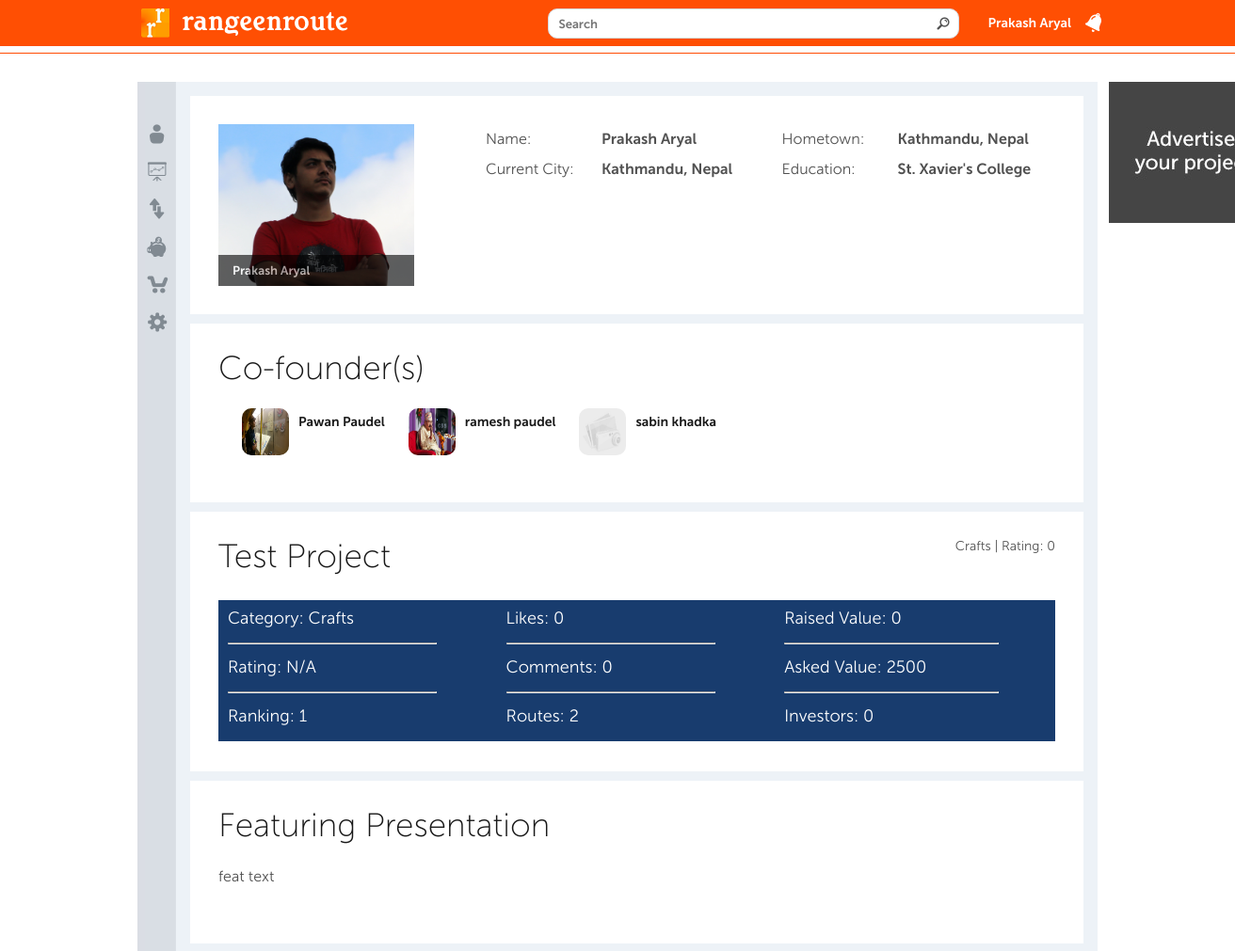
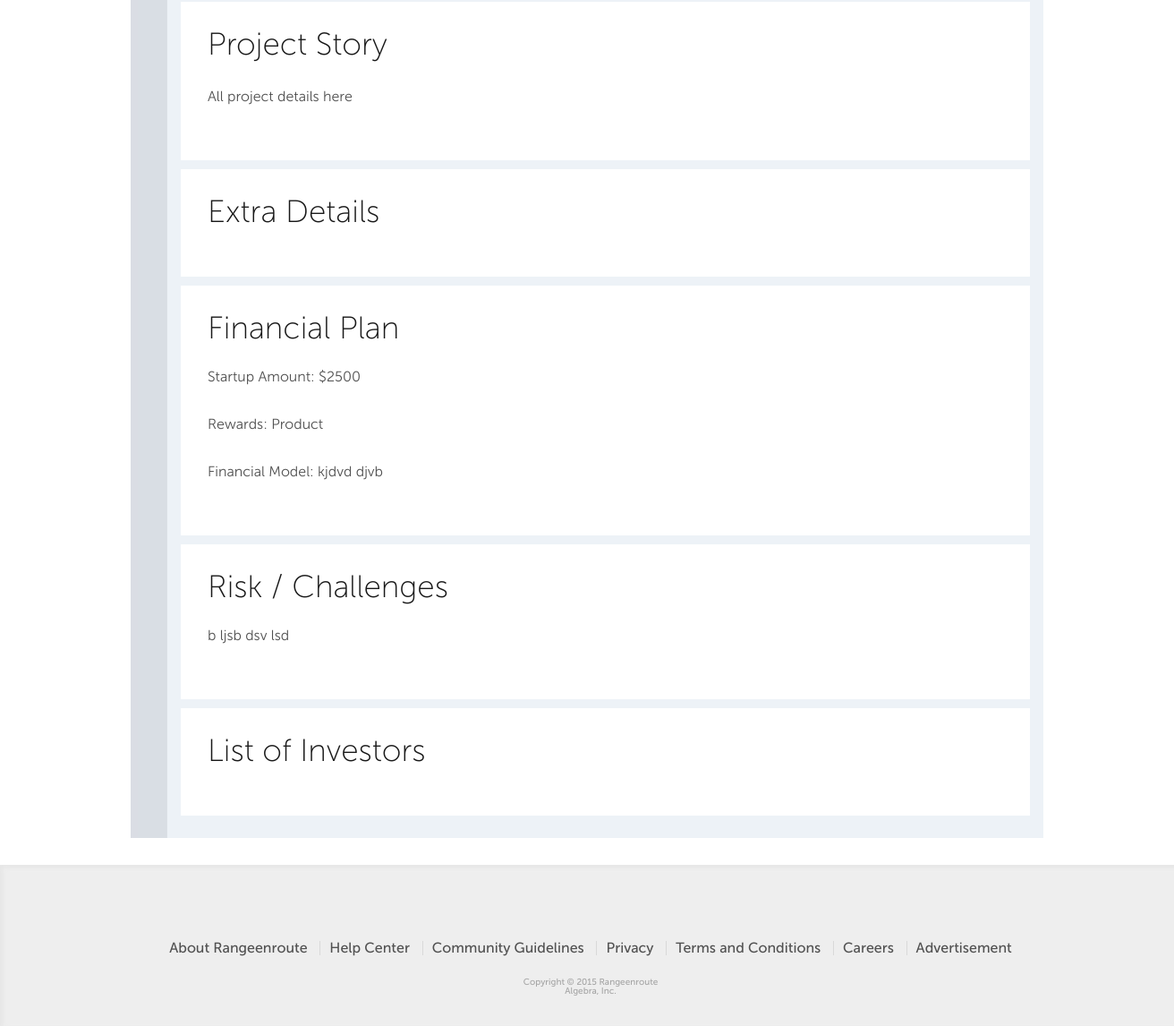
Screenshot of /project_details.php?pid=1 (signed in) with the database file from the repository (2 pictures, top to bottom).
### tables this page shows
CREATE TABLE IF NOT EXISTS `users` (
  `user_id` int(11) NOT NULL,
  `first_name` varchar(50) NOT NULL,
  `last_name` varchar(50) NOT NULL,
  `preferred_name` text NOT NULL,
  `display_name` text NOT NULL,
  `keep_preferred_only` int(11) NOT NULL DEFAULT '0',
  `keep_preferred_nickname` int(11) NOT NULL DEFAULT '0',
  `company_name` varchar(50) NOT NULL,
  `location` text NOT NULL,
  `email` varchar(50) NOT NULL,
  `password` varchar(150) NOT NULL,
  `user_type` int(11) NOT NULL,
  `user_level` int(11) NOT NULL DEFAULT '1',
  `birthday` date NOT NULL,
  `gender` int(11) NOT NULL DEFAULT '1',
  `college` text NOT NULL,
  `high_school` text NOT NULL,
  `school` text NOT NULL,
  `position` varchar(100) NOT NULL,
  `hometown` varchar(50) NOT NULL,
  `mailing_address` text NOT NULL,
  `alt_email` varchar(50) NOT NULL,
  `social_network` text NOT NULL,
  `phone` varchar(30) NOT NULL,
  `quotes` text NOT NULL,
  `about_me` text NOT NULL,
  `photo` varchar(50) NOT NULL,
  `created_on` timestamp NOT NULL DEFAULT CURRENT_TIMESTAMP,
  `updated_on` timestamp NULL DEFAULT NULL,
  `password_updated_on` timestamp NOT NULL DEFAULT '0000-00-00 00:00:00',
  `register_type` int(11) NOT NULL DEFAULT '1',
  `verified` int(11) NOT NULL DEFAULT '0',
  `verify_file` text NOT NULL,
  `balance` int(11) NOT NULL DEFAULT '0',
  `confirmed` int(11) NOT NULL DEFAULT '0'
);

CREATE TABLE IF NOT EXISTS `projects` (
  `project_id` int(11) NOT NULL,
  `project_title` text NOT NULL,
  `project_category` int(11) NOT NULL,
  `project_location` text NOT NULL,
  `featuring_type` varchar(10) NOT NULL,
  `featuring_id` int(11) NOT NULL,
  `thematic_type` varchar(10) NOT NULL,
  `thematic_id` int(11) NOT NULL,
  `details` text NOT NULL,
  `monetize` varchar(20) NOT NULL,
  `startup_amount` int(11) NOT NULL,
  `about_amount` text NOT NULL,
  `risk_amount` text NOT NULL,
  `privacy` varchar(50) NOT NULL,
  `reward` varchar(50) NOT NULL,
  `per_product_cost` decimal(60,0) NOT NULL,
  `equity_pc` decimal(60,0) NOT NULL,
  `status` int(11) NOT NULL DEFAULT '0',
  `created_on` timestamp NOT NULL DEFAULT CURRENT_TIMESTAMP,
  `created_by` int(11) NOT NULL,
  `avr_rating` float NOT NULL DEFAULT '0'
);

CREATE TABLE IF NOT EXISTS `project_categories` (
  `category_id` int(11) NOT NULL,
  `category_name` text NOT NULL,
  `is_optgroup` int(11) NOT NULL DEFAULT '0'
);

CREATE TABLE IF NOT EXISTS `featured_descriptions` (
  `description_id` int(11) NOT NULL,
  `project_id` int(11) NOT NULL,
  `user_id` int(11) NOT NULL,
  `content` text NOT NULL,
  `created_on` timestamp NOT NULL DEFAULT CURRENT_TIMESTAMP
);

### includes/libs/mysql/dbFunctions.php (called while the page is built, shortened)
<?php
class CDatabase {
    var $link;
    function CDatabase($db, $host = "localhost", $user = "", $pass = "") {
        if ($this->link = mysqli_connect($host, $user, $pass)) {
            return mysqli_select_db($this->link,$db);
        } else {
            return 0;
        }
    }
    function query($sql) {
        return mysqli_query( $this->link,$sql);
    }
    function num_rows($q) {
        return mysqli_num_rows($q);
    }
    function fetch_array($q, $result_type = MYSQL_ASSOC) {
        return mysqli_fetch_array($q, $result_type = MYSQLI_ASSOC);
    }
    function fetch_object($q) {
        return mysqli_fetch_object($q);
    }
    function free_result($q) {
        return mysqli_free_result($q);
    }
    function sql2array($sql, $keyField = '') {
        if ((empty($sql)) || (!($query = $this->query($sql)))) {
            return false;
        }
        if ($this->num_rows($query) < 1) {
            return false;
        }
        return $this->result2array($query, $keyField);
    }
    function result2array($q, $keyField = '') {
        $Result = array();
        while ($Data = $this->fetch_array($q)) {
            if (empty($keyField)) {
                $Result[] = $Data;
            } else {
                $Result[$Data[$keyField]] = $Data;
            }
        }
        return $Result;
    }
}
?>

### includes/config.php (called while the page is built, shortened)
<?php
require_once(DIR_LIBS . 'mysql/dbFunctions.php');
$db_con = new CDatabase(MYSQL_DATABASE, MYSQL_HOST, MYSQL_USER, MYSQL_PASSWORD);
?>

### includes/app/projects.php (called while the page is built, shortened)
<?php
function getProjectById($project_id) {
    global $db_con;
    $res = $db_con->query("SELECT * FROM `projects` WHERE `project_id` = " . $project_id . " LIMIT 1");
    return $db_con->fetch_array($res);
}
function getProjectCategoryById($category_id) {
    global $db_con;
    $query = 'SELECT `category_name` FROM `project_categories` WHERE `category_id` = ' . $category_id;
    $res = $db_con->query($query);
    $category = $db_con->fetch_array($res);
    return $category['category_name'];
}
function getFeaturingText($project_id) {
    global $db_con;
    $query = 'SELECT `content` FROM `featured_descriptions` WHERE `project_id` = ' . $project_id . ' ORDER BY description_id DESC LIMIT 1';
    $res = $db_con->query($query);
    $category = $db_con->fetch_array($res);
    return $category['content'];
}
function getRankForProject($project_id) {
   require_once(DIR_INCLUDE . 'libs/php-ranker-master/Ranker.php');
    global $db_con;
    $query = 'SELECT `project_id`, `project_title`, `avr_rating` FROM `projects`';
    $res = $db_con->query($query);
    $objectsToRank = array();
    while($projects = $db_con->fetch_object($res))
        $objectsToRank[] = (object)$projects;
   $ranker = new Ranker();
   foreach($objectsToRank as $obj) {
       $id = $obj->project_id;
       if ($id == $project_id) {
           if (empty($obj->ranked))
               return 'N/A';
           else
               return $obj->ranked;
       }
   }
   return 'N/A';
}
function getLikesCount($project_id) {
    global $db_con;
    $query = 'SELECT COUNT(project_id) as c FROM `liked_projects` WHERE `project_id` ='.$project_id;
    $res = $db_con->query($query);
    $project = $db_con->fetch_array($res);
    return $project['c'];
}
function getCommentsCount($project_id) {
    global $db_con;
    $query = 'SELECT COUNT(project_id) as c FROM `comments` WHERE `project_id` ='.$project_id;
    $res = $db_con->query($query);
    $project = $db_con->fetch_array($res);
    return $project['c'];
}
function getScroreForProject($project_id) {
    global $db_con;
    $query = 'SELECT * FROM `seed_rating_score` WHERE `project_id` = '.$project_id;
    $res = $db_con->query($query);
    return $db_con->fetch_array($res);
}
function calculate_median($arr) {
    sort($arr);
    $count = count($arr);
    $middleval = floor(($count-1)/2);
    if($count % 2) {
        $median = $arr[$middleval];
    } else {
        $low = $arr[$middleval];
        $high = $arr[$middleval+1];
        $median = (($low+$high)/2);
    }
    return $median;
}
function calculate_mr($project_id) {
   $score = getScroreForProject($project_id);
   if (!$score)
       return 'N/A';
   $means = array();
   return round(array_sum($means) / 5, 2);
}
function getTotalRatingsForProject($project_id) {
    global $db_con;
    $query = 'SELECT COUNT(project_id) as c FROM `rating` WHERE `project_id` ='.$project_id;
    $res = $db_con->query($query);
    $project = $db_con->fetch_array($res);
    return $project['c'];
}
function getTotalRatingVaueForProject($project_id) {
    global $db_con;
    $query = 'SELECT SUM(value) as c FROM `rating` WHERE `project_id` ='.$project_id;
    $res = $db_con->query($query);
    $project = $db_con->fetch_array($res);
    return round($project['c'], 2);
}
function getTotalRatings() {
    global $db_con;
    $query = 'SELECT SUM(value) as c FROM `rating`';
    $res = $db_con->query($query);
    $project = $db_con->fetch_array($res);
    return $project['c'];
}
function calculateRating($project_id) {
    global $db_con;
    $query = 'SELECT `project_id` FROM `projects`';
    $projects = $db_con->sql2array($query);
    $rates = array();
    foreach( $projects as $project) {
      $rates[] = getTotalRatingsForProject($project['project_id']);
    }
   $mn = calculate_median($rates);
   $project_count = count($projects);
   $m = round((getTotalRatings() / $project_count), 3);
   $mr = calculate_mr($project_id);
   $nr = getTotalRatingVaueForProject($project_id);
   if ($mr == 'N/A')
       return $mr;
   return @round((($m * $mn + $nr * $mr)/($mn + $nr)), 2);
}
function getDevelopers($project_id){
    global $db_con;
     $query = 'SELECT * FROM `assigned_developers` WHERE `project_id` = '.$project_id;
     $res = $db_con->query($query);
     return $db_con->fetch_array($res);
}
?>

### includes/app/users.php (called while the page is built, shortened)
<?php
function getUserData($user_id) {
    global $db_con;
    $res = $db_con->query("SELECT * FROM `users` WHERE `user_id` = " . $user_id . " LIMIT 1");
    return $db_con->fetch_array($res);
}
?>

### includes/libs/php-ranker-master/Ranker.php (called while the page is built, shortened)
<?php
include 'src/RankingStrategy.php';
class Ranker {
  private $orderBy = 'score';
  private $descending = TRUE;
  public function useStrategy($strategyName) {
    switch ($strategyName) {
      case 'competition':
        $this->strategy = new StandardCompetitionStrategy();
        break;
    }
    return $this;
  }
  public function storeRankingIn($property) {
    $this->rankingProperty = $property;
    return $this;
  }
  public function orderBy($property, $descending = TRUE) {
    $this->orderBy = $property;
    $this->descending = $descending;
    return $this;
  }
  private function createCompareFunction() {
    $orderBy = $this->orderBy;
    $descending = $this->descending;
    return function($object1, $object2) use ($orderBy, $descending) {
      $a = $object1->$orderBy;
      $b = $object2->$orderBy;
      if ( $a == $b ) {
        return 0;
      } else if ( $descending ) {
        return ( $a > $b ) ? -1 : 1;
      } else {
        return ( $a > $b ) ? 1 : -1;
      }
    };
  }
}

### includes/libs/php-ranker-master/src/RankingStrategy.php (called while the page is built, shortened)
<?php
abstract class RankingStrategy {
  protected $rankingProperty = 'ranking';
  public function setOrderBy($property) {
    $this->orderBy = $property;
  }
  public function setRankingProperty($property) {
    $this->rankingProperty = $property;
  }
  public function rank($sortedRankables) {
    $this->last_rankable = null;
  }
  protected function setRanking(&$rankable, $ranking) {
    $rankable->{$this->rankingProperty} = $ranking;
  }
}

### includes/project_details.php (the view, shortened to what this page needs)
<?php
$user = getUserData($project['created_by']);
 ?>
<div class="content-block">
<div class="content-left-col project-details">
<div class="user-photo">
<?php if (empty($user['photo'])) {
echo '<a href="user.php?uid='.$user['user_id'].'"><img src="uploads/avatars/nophoto.jpg" alt=""></a>';
 }
 else {
 	echo '<a href="user.php?uid='.$user['user_id'].'"><img src="uploads/avatars/'.$user['photo'].'" alt=""></a>';
 	}
?>
<div class="name-block"><?php echo $user['display_name']; ?></div>
</div>
</div>
<div class="content-right-col project-details">
<div class="form-item no-height">
<ul class="user-info-left">
<li><label>Name:</label><?php echo $user['display_name'] ?></li>
<li><label>Current City:</label><?php echo $user['location'] ?></li>
</ul>
<ul class="user-info-right">
<li><label>Hometown:</label><?php echo $user['location'] ?></li>
<li><label>Education:</label><?php echo $user['high_school'] ?></li>
</ul>
</div>
</div>
</div>
<?php $developers = getDevelopers(intval($project['project_id']));
    if ($developers) {
        $devs = explode(',', $developers['developers']);
        ?>
     <div class="content-block">
        <div class="content-title">Co-founder(s)</div>
        <?php foreach($devs as $d) {
            $u = getUserData($d);
            ?>
            <div class="router-user-photo">
                                    <a href="user.php?uid=<?php echo $u['user_id']; ?>">
                                        <?php if (empty($u['photo'])) { ?>
                                            <img src="uploads/avatars/nophoto.jpg" alt="">
                                        <?php } else {
                                            ?>
                                            <img src="uploads/avatars/<?php echo $u['photo']; ?>" alt="">
                                        <?php } ?>
                                    </a>
                                    <div class="router-user-name">
                                        <a href="user.php?uid=<?php echo $u['user_id']; ?>"><?php echo $u['display_name']; ?></a>
                                    </div>
                                </div>
        <?php }?>
     </div>
    <?php }
?>
<div class="content-block">
<div class="content-title left-pull"><?php echo $project['project_title']; ?></div>
<div class="project-review-category"><?php echo getProjectCategoryById($project['project_category']); ?> | Rating: <b>0</b></div>
<br/>
<div class="project-short-review" style="width: 100%; background-color: #183C6E; color: white; margin-top: 50px; min-height: 150px;">
	<div class="one-third left" style="width: 31%; padding: 10px;">
		<div class="project-review-type">Category: <?php echo getProjectCategoryById($project['project_category']); ?> </div>
		<hr class="ninty"/>
		<div class="project-review-type">Rating: <?php echo calculateRating($project['project_id']); ?></div>
		<hr class="ninty"/>
		<div class="project-review-type">Ranking: <?php echo $rank = getRankForProject($project['project_id']); ?></div>
	</div>
	<div class="one-third left" style="width: 31%; padding: 10px;">
		<div class="project-review-type">Likes: <?php echo getLikesCount($project['project_id']); ?> </div>
		<hr class="ninty"/>
		<div class="project-review-type">Comments: <?php echo getCommentsCount($project['project_id']); ?></div>
		<hr class="ninty"/>
		<div class="project-review-type">Routes: 2</div>
	</div>
	<div class="one-third left" style="width: 31%; padding: 10px;">
		<div class="project-review-type">Raised Value: 0 </div>
		<hr class="ninty" style="width: 82%"/>
		<div class="project-review-type">Asked Value: <?php echo $project['startup_amount']; ?></div>
		<hr class="ninty" style="width: 82%"/>
		<div class="project-review-type">Investors: 0</div>
	</div>
</div>
</div>
<div class="content-block">
<div class="content-title">Featuring Presentation</div>
<div style="width: 100%">
<?php
$text = getFeaturingText($id);
if (!empty($text)) { ?>
<div class="form-item no-height"><p><?php echo $text; ?></p></div>
<?php } ?>
</div>
</div>
<div class="content-block"><div class="content-title">Project Story</div>
<p> <?php echo $project['details']; ?>
</div>
<div class="content-block"><div class="content-title">Extra Details</div>
</div>
<div class="content-block">
<div class="content-title">Financial Plan</div>
<div class="form-item no-height"><p>Startup Amount: $<?php echo $project[startup_amount]; ?></p></div>
<div class="form-item no-height"><p>Rewards: <?php echo $project[reward]; ?></p></div>
<div class="form-item no-height"><p>Financial Model: <?php echo $project[about_amount]; ?></p></div>
</div>
<div class="content-block"><div class="content-title">Risk / Challenges</div>
<p><?php echo $project['risk_amount']; ?></p>
</div>
<div class="content-block"><div class="content-title">List of Investors</div>
</div>

### rows the page displays
users: photo (picture), display_name "Prakash Aryal", location "Kathmandu, Nepal", high_school "St. Xavier's College"
users: photo (picture), display_name "Pawan Paudel"
users: photo (picture), display_name "ramesh paudel"
users: display_name "sabin khadka"
projects: project_title "Test Project", project_category.category_name "Crafts", project_id "1", startup_amount "2500", details "All project details here", reward "Product", about_amount "kjdvd djvb", risk_amount "b ljsb dsv lsd"
featured_descriptions: content "feat text"

### other values shown
$_SESSION['display_name'] "Prakash Aryal"
calculateRating($project['project_id']) "N/A"
getLikesCount($project['project_id']) "0"
getCommentsCount($project['project_id']) "0"
